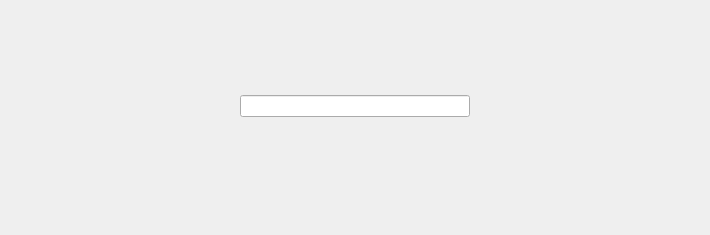
<?xml version="1.0" encoding="UTF-8"?>
<ui version="4.0">
 <class>BarcodeDialog</class>
 <widget class="QDialog" name="BarcodeDialog">
  <property name="geometry">
   <rect>
    <x>0</x>
    <y>0</y>
    <width>710</width>
    <height>235</height>
   </rect>
  </property>
  <property name="windowTitle">
   <string>Barcode</string>
  </property>
  <layout class="QVBoxLayout" name="verticalLayout_3">
   <item>
    <layout class="QHBoxLayout" name="horizontalLayout">
     <item>
      <spacer name="horizontalSpacer">
       <property name="orientation">
        <enum>Qt::Horizontal</enum>
       </property>
       <property name="sizeHint" stdset="0">
        <size>
         <width>40</width>
         <height>20</height>
        </size>
       </property>
      </spacer>
     </item>
     <item>
      <layout class="QVBoxLayout" name="verticalLayout_2">
       <property name="spacing">
        <number>0</number>
       </property>
       <item>
        <spacer name="verticalSpacer">
         <property name="orientation">
          <enum>Qt::Vertical</enum>
         </property>
         <property name="sizeHint" stdset="0">
          <size>
           <width>20</width>
           <height>40</height>
          </size>
         </property>
        </spacer>
       </item>
       <item>
        <widget class="QLineEdit" name="barcodeLineEdit">
         <property name="sizePolicy">
          <sizepolicy hsizetype="Expanding" vsizetype="Fixed">
           <horstretch>2</horstretch>
           <verstretch>0</verstretch>
          </sizepolicy>
         </property>
         <property name="styleSheet">
          <string notr="true"/>
         </property>
        </widget>
       </item>
       <item>
        <widget class="QLabel" name="errorMsgLabel">
         <property name="styleSheet">
          <string notr="true">color:red;margin-top:10</string>
         </property>
         <property name="text">
          <string/>
         </property>
         <property name="alignment">
          <set>Qt::AlignCenter</set>
         </property>
         <property name="wordWrap">
          <bool>false</bool>
         </property>
         <property name="margin">
          <number>0</number>
         </property>
        </widget>
       </item>
       <item>
        <spacer name="verticalSpacer_2">
         <property name="orientation">
          <enum>Qt::Vertical</enum>
         </property>
         <property name="sizeHint" stdset="0">
          <size>
           <width>20</width>
           <height>40</height>
          </size>
         </property>
        </spacer>
       </item>
      </layout>
     </item>
     <item>
      <spacer name="horizontalSpacer_2">
       <property name="orientation">
        <enum>Qt::Horizontal</enum>
       </property>
       <property name="sizeHint" stdset="0">
        <size>
         <width>40</width>
         <height>20</height>
        </size>
       </property>
      </spacer>
     </item>
    </layout>
   </item>
  </layout>
 </widget>
 <resources/>
 <connections/>
</ui>
